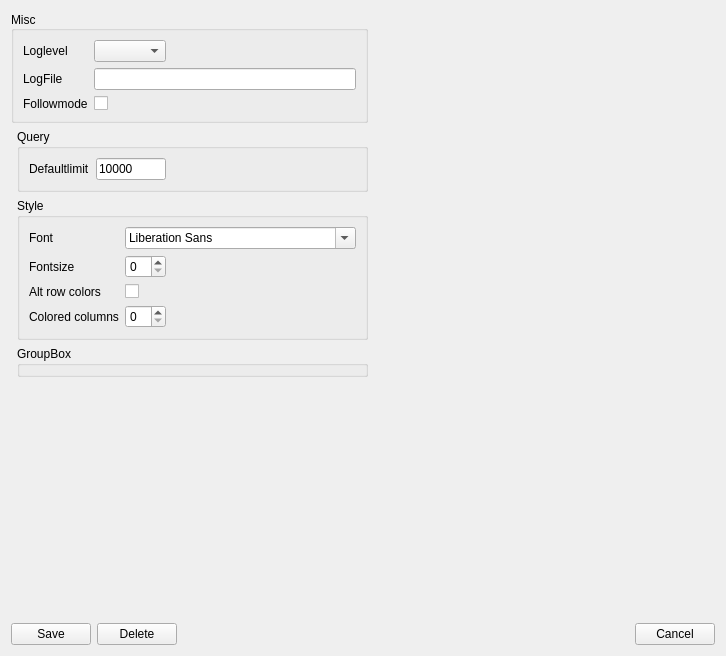
<?xml version="1.0" encoding="UTF-8"?>
<ui version="4.0">
 <class>GenerellWidget</class>
 <widget class="QWidget" name="GenerellWidget">
  <property name="geometry">
   <rect>
    <x>0</x>
    <y>0</y>
    <width>726</width>
    <height>656</height>
   </rect>
  </property>
  <property name="windowTitle">
   <string>Form</string>
  </property>
  <layout class="QGridLayout" name="gridLayout">
   <item row="2" column="0">
    <layout class="QHBoxLayout" name="horizontalLayout_2">
     <item>
      <widget class="QPushButton" name="btnSave">
       <property name="sizePolicy">
        <sizepolicy hsizetype="Preferred" vsizetype="Fixed">
         <horstretch>0</horstretch>
         <verstretch>0</verstretch>
        </sizepolicy>
       </property>
       <property name="text">
        <string>Save</string>
       </property>
      </widget>
     </item>
     <item>
      <widget class="QPushButton" name="btnDelete">
       <property name="text">
        <string>Delete</string>
       </property>
      </widget>
     </item>
     <item>
      <spacer name="horizontalSpacer_2">
       <property name="orientation">
        <enum>Qt::Horizontal</enum>
       </property>
       <property name="sizeType">
        <enum>QSizePolicy::MinimumExpanding</enum>
       </property>
       <property name="sizeHint" stdset="0">
        <size>
         <width>40</width>
         <height>20</height>
        </size>
       </property>
      </spacer>
     </item>
     <item>
      <widget class="QPushButton" name="btnCancel">
       <property name="text">
        <string>Cancel</string>
       </property>
      </widget>
     </item>
    </layout>
   </item>
   <item row="0" column="0">
    <layout class="QHBoxLayout" name="horizontalLayout">
     <item>
      <layout class="QGridLayout" name="gridLayout_3">
       <item row="2" column="1" rowspan="2">
        <widget class="QGroupBox" name="groupBox">
         <property name="title">
          <string>Style</string>
         </property>
         <layout class="QVBoxLayout" name="verticalLayout">
          <item>
           <layout class="QGridLayout" name="gridLayout_2">
            <item row="1" column="1">
             <layout class="QHBoxLayout" name="horizontalLayout_4">
              <item>
               <widget class="QSpinBox" name="fontSize"/>
              </item>
              <item>
               <spacer name="horizontalSpacer">
                <property name="orientation">
                 <enum>Qt::Horizontal</enum>
                </property>
                <property name="sizeHint" stdset="0">
                 <size>
                  <width>40</width>
                  <height>20</height>
                 </size>
                </property>
               </spacer>
              </item>
             </layout>
            </item>
            <item row="1" column="0">
             <widget class="QLabel" name="label_2">
              <property name="text">
               <string>Fontsize</string>
              </property>
             </widget>
            </item>
            <item row="0" column="1">
             <widget class="QFontComboBox" name="fontComboBox"/>
            </item>
            <item row="0" column="0">
             <widget class="QLabel" name="label">
              <property name="text">
               <string>Font</string>
              </property>
             </widget>
            </item>
            <item row="2" column="0">
             <widget class="QLabel" name="altRowColorsLabel">
              <property name="text">
               <string>Alt row colors</string>
              </property>
             </widget>
            </item>
            <item row="5" column="0">
             <widget class="QLabel" name="coloredColumnsLabel">
              <property name="text">
               <string>Colored columns</string>
              </property>
             </widget>
            </item>
            <item row="2" column="1">
             <widget class="QCheckBox" name="altRowColorsCheckBox"/>
            </item>
            <item row="5" column="1">
             <layout class="QHBoxLayout" name="horizontalLayout_3">
              <item>
               <widget class="QSpinBox" name="coloredColumnsSpinBox"/>
              </item>
              <item>
               <spacer name="horizontalSpacer_3">
                <property name="orientation">
                 <enum>Qt::Horizontal</enum>
                </property>
                <property name="sizeHint" stdset="0">
                 <size>
                  <width>40</width>
                  <height>20</height>
                 </size>
                </property>
               </spacer>
              </item>
             </layout>
            </item>
           </layout>
          </item>
         </layout>
        </widget>
       </item>
       <item row="1" column="1">
        <widget class="QGroupBox" name="groupBox_2">
         <property name="title">
          <string>Query</string>
         </property>
         <layout class="QVBoxLayout" name="verticalLayout_2">
          <property name="rightMargin">
           <number>7</number>
          </property>
          <item>
           <layout class="QFormLayout" name="formLayout">
            <property name="fieldGrowthPolicy">
             <enum>QFormLayout::AllNonFixedFieldsGrow</enum>
            </property>
            <property name="labelAlignment">
             <set>Qt::AlignLeading|Qt::AlignLeft|Qt::AlignVCenter</set>
            </property>
            <item row="0" column="0">
             <widget class="QLabel" name="limitLabel">
              <property name="toolTip">
               <string comment="tt" extracomment="tooltip"/>
              </property>
              <property name="statusTip">
               <string comment="st" extracomment="statustip"/>
              </property>
              <property name="whatsThis">
               <string comment="wt" extracomment="ehatsthis"/>
              </property>
              <property name="accessibleName">
               <string comment="an" extracomment="access"/>
              </property>
              <property name="text">
               <string>Defaultlimit</string>
              </property>
             </widget>
            </item>
            <item row="0" column="1">
             <layout class="QHBoxLayout" name="horizontalLayout_6">
              <item>
               <widget class="QLineEdit" name="limitLineEdit">
                <property name="minimumSize">
                 <size>
                  <width>0</width>
                  <height>0</height>
                 </size>
                </property>
                <property name="maximumSize">
                 <size>
                  <width>70</width>
                  <height>16777215</height>
                 </size>
                </property>
                <property name="toolTip">
                 <string comment="tip" extracomment="this is a tooltip"/>
                </property>
                <property name="statusTip">
                 <string comment="comment" extracomment="this is a comment"/>
                </property>
                <property name="whatsThis">
                 <string comment="wt" extracomment="whats this"/>
                </property>
                <property name="text">
                 <string>10000</string>
                </property>
                <property name="maxLength">
                 <number>8</number>
                </property>
               </widget>
              </item>
              <item>
               <spacer name="horizontalSpacer_6">
                <property name="orientation">
                 <enum>Qt::Horizontal</enum>
                </property>
                <property name="sizeHint" stdset="0">
                 <size>
                  <width>40</width>
                  <height>20</height>
                 </size>
                </property>
               </spacer>
              </item>
             </layout>
            </item>
           </layout>
          </item>
         </layout>
        </widget>
       </item>
       <item row="5" column="1">
        <spacer name="verticalSpacer">
         <property name="orientation">
          <enum>Qt::Vertical</enum>
         </property>
         <property name="sizeHint" stdset="0">
          <size>
           <width>20</width>
           <height>40</height>
          </size>
         </property>
        </spacer>
       </item>
       <item row="4" column="1">
        <widget class="QGroupBox" name="groupBox_4">
         <property name="title">
          <string>GroupBox</string>
         </property>
        </widget>
       </item>
       <item row="0" column="0" colspan="2">
        <widget class="QGroupBox" name="groupBox_3">
         <property name="title">
          <string>Misc</string>
         </property>
         <property name="alignment">
          <set>Qt::AlignLeading|Qt::AlignLeft|Qt::AlignVCenter</set>
         </property>
         <property name="flat">
          <bool>false</bool>
         </property>
         <layout class="QVBoxLayout" name="verticalLayout_3">
          <item>
           <layout class="QFormLayout" name="formLayout_6">
            <property name="fieldGrowthPolicy">
             <enum>QFormLayout::AllNonFixedFieldsGrow</enum>
            </property>
            <item row="0" column="0">
             <widget class="QLabel" name="loglevelLabel">
              <property name="text">
               <string>Loglevel</string>
              </property>
             </widget>
            </item>
            <item row="2" column="0">
             <widget class="QLabel" name="followmodeLabel">
              <property name="text">
               <string>Followmode</string>
              </property>
             </widget>
            </item>
            <item row="2" column="1">
             <widget class="QCheckBox" name="followmodeCheckBox"/>
            </item>
            <item row="0" column="1">
             <layout class="QHBoxLayout" name="horizontalLayout_5">
              <item>
               <widget class="QComboBox" name="logLevel"/>
              </item>
              <item>
               <spacer name="horizontalSpacer_5">
                <property name="orientation">
                 <enum>Qt::Horizontal</enum>
                </property>
                <property name="sizeHint" stdset="0">
                 <size>
                  <width>40</width>
                  <height>20</height>
                 </size>
                </property>
               </spacer>
              </item>
             </layout>
            </item>
            <item row="1" column="1">
             <widget class="QLineEdit" name="logFileEdit"/>
            </item>
            <item row="1" column="0">
             <widget class="QLabel" name="logFileLabel">
              <property name="text">
               <string>LogFile</string>
              </property>
             </widget>
            </item>
           </layout>
          </item>
         </layout>
        </widget>
       </item>
      </layout>
     </item>
     <item>
      <spacer name="horizontalSpacer_4">
       <property name="orientation">
        <enum>Qt::Horizontal</enum>
       </property>
       <property name="sizeHint" stdset="0">
        <size>
         <width>40</width>
         <height>20</height>
        </size>
       </property>
      </spacer>
     </item>
    </layout>
   </item>
  </layout>
 </widget>
 <resources/>
 <connections/>
</ui>
